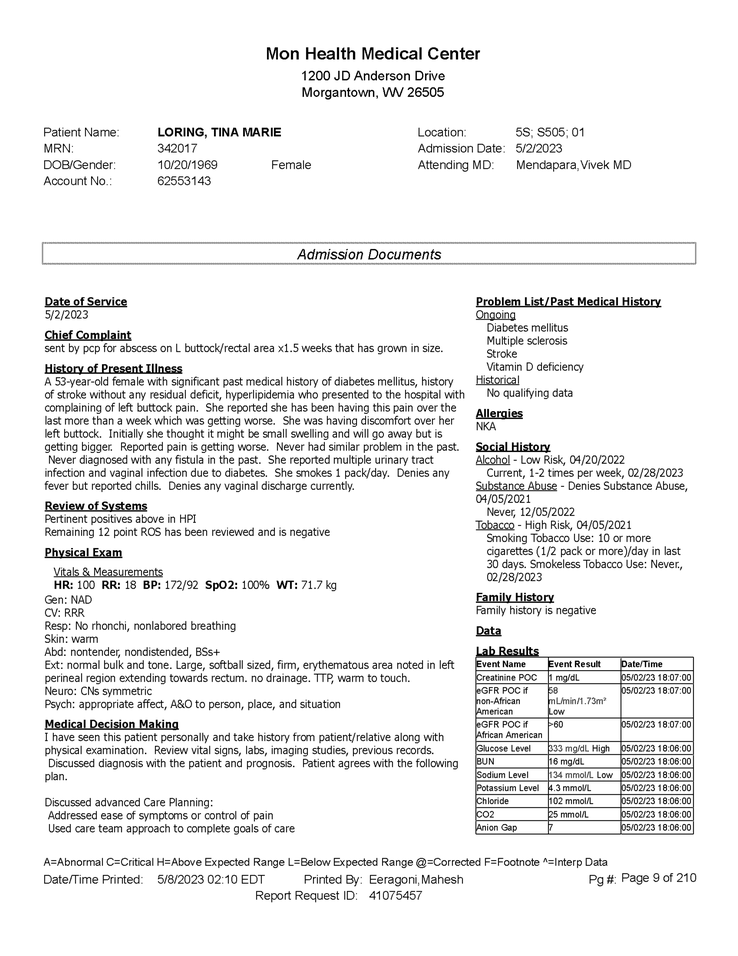
#> input picture high_res_image.png, 738 x 956 px, shrunk from 2550 x 3300 before the run
$ python -i detectColumns.py   (imports and definitions only)
#> lines starting #> are read from the running program, lines starting #| are printed output that depends on the picture; after the words box and inside, x2 and y2 are one past the last pixel; in counts of white or black regions, pixels touching at a corner belong together
import cv2
import os
import numpy as np


# Calculate the maximum distance between column lines
def detect_columns(image_path, save_debug_images=False, return_lines=False):
#> called with image_path = 'high_res_image.png', save_debug_images = False, return_lines = False
    if not os.path.isfile(image_path):
        print(f"Error: The file '{image_path}' does not exist.")
        return None, None, None, None

    # Load the image
    image = cv2.imread(image_path)
#> image is the input picture: shape (956, 738, 3); min 0, max 255, mean 238.1
    if image is None:
        print(f"Error: Unable to read the image file '{image_path}'.")
        return None, None, None, None

    # Convert to grayscale
    gray_image = cv2.cvtColor(image, cv2.COLOR_BGR2GRAY)

    # Apply binary thresholding
    _, binary_image = cv2.threshold(gray_image, 150, 255, cv2.THRESH_BINARY_INV)
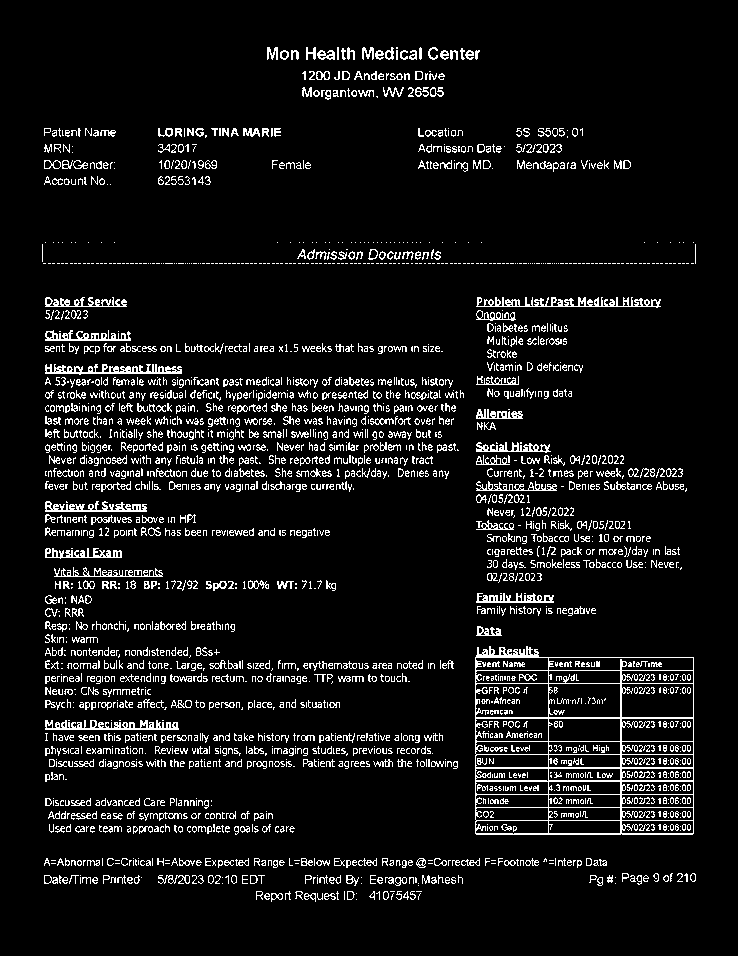
#> binary_image: shape (956, 738); 7.8% white in thin lines or dots, all inside (x1, y1, x2, y2) = (42, 47, 696, 902)

    # Apply morphological operations to merge text within columns
    kernel = np.ones((5, 5), np.uint8)
    processed_image = cv2.morphologyEx(binary_image, cv2.MORPH_CLOSE, kernel, iterations=2)
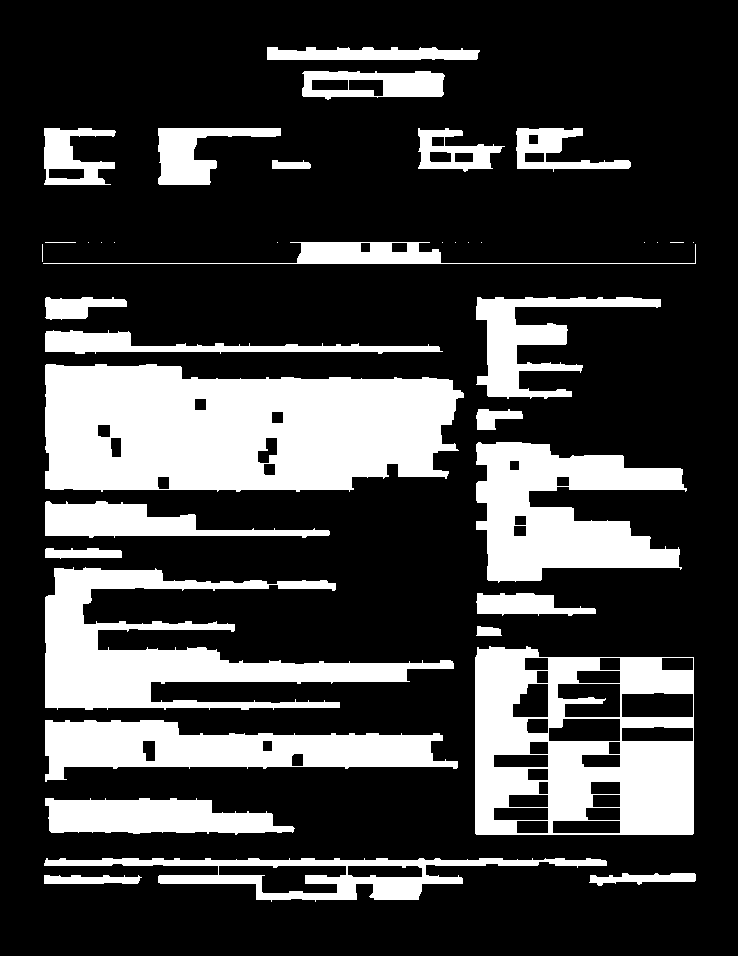
#> processed_image: shape (956, 738); 25% white; 39 white regions (13 under 20 px)

    # Find contours
    contours, _ = cv2.findContours(processed_image, cv2.RETR_EXTERNAL, cv2.CHAIN_APPROX_SIMPLE)
#> contours = 39 contours, 14 with area under 20; largest, box (x1, y1, x2, y2) and area: (45, 364, 464, 492) 44681, (475, 646, 694, 835) 39120, (45, 567, 454, 710) 19578, (476, 442, 687, 583) 17428, (45, 720, 458, 782) 14296

    # Extract bounding boxes from contours
    bounding_boxes = [cv2.boundingRect(contour) for contour in contours]
#> bounding_boxes = 39 items, first 6: (44, 875, 98, 9), (589, 873, 107, 13), (44, 858, 563, 44), (45, 798, 250, 37), (45, 720, 413, 62), (475, 646, 219, 189)

    # Sort bounding boxes by x coordinate
    bounding_boxes = sorted(bounding_boxes, key=lambda x: x[0])
#> bounding_boxes = 39 items, first 6: (42, 244, 1, 18), (43, 242, 653, 22), (44, 875, 98, 9), (44, 858, 563, 44), (44, 128, 72, 57), (45, 798, 250, 37)

    # Calculate vertical gaps between bounding boxes
    gaps = [bounding_boxes[i+1][0] - (bounding_boxes[i][0] + bounding_boxes[i][2])
            for i in range(len(bounding_boxes) - 1)]
#> gaps = 38 values, max 43 at index 16, min -652 at index 1, mean -125.2

    # Define a threshold to determine significant gaps (indicative of column separation)
    gap_threshold = max(gaps) / 2  # Adjust this based on document structure
#> gap_threshold = 21.5
    significant_gaps = [gap for gap in gaps if gap > gap_threshold]
#> significant_gaps = [43, 24, 34]

    # Number of columns is the number of significant gaps + 1
    number_of_columns = len(significant_gaps) + 1
#> number_of_columns = 4

    # Draw bounding boxes and gaps on the original image for visualization
    if save_debug_images:
        debug_image = image.copy()
        for bbox in bounding_boxes:
            x, y, w, h = bbox
            cv2.rectangle(debug_image, (x, y), (x+w, y+h), (0, 255, 0), 2)

        line_coordinates = []
        for i, gap in enumerate(gaps):
            if gap in significant_gaps:
                x1 = bounding_boxes[i][0] + bounding_boxes[i][2]
                x2 = bounding_boxes[i+1][0]
                line_coordinates.append(((x1, 0), (x1, image.shape[0])))
                line_coordinates.append(((x2, 0), (x2, image.shape[0])))
                cv2.line(debug_image, (x1, 0), (x1, image.shape[0]), (255, 0, 0), 2)
                cv2.line(debug_image, (x2, 0), (x2, image.shape[0]), (255, 0, 0), 2)

        debug_image_path = os.path.join(os.path.dirname(image_path), 'columns_debug.png')
        cv2.imwrite(debug_image_path, debug_image)

        if return_lines:
            return number_of_columns, debug_image_path, line_coordinates, image
        else:
            return number_of_columns, debug_image_path, image

    else:
        if return_lines:
            return number_of_columns, None, None, image
        else:
            return number_of_columns, None, image

>>> result = detect_columns('high_res_image.png')
